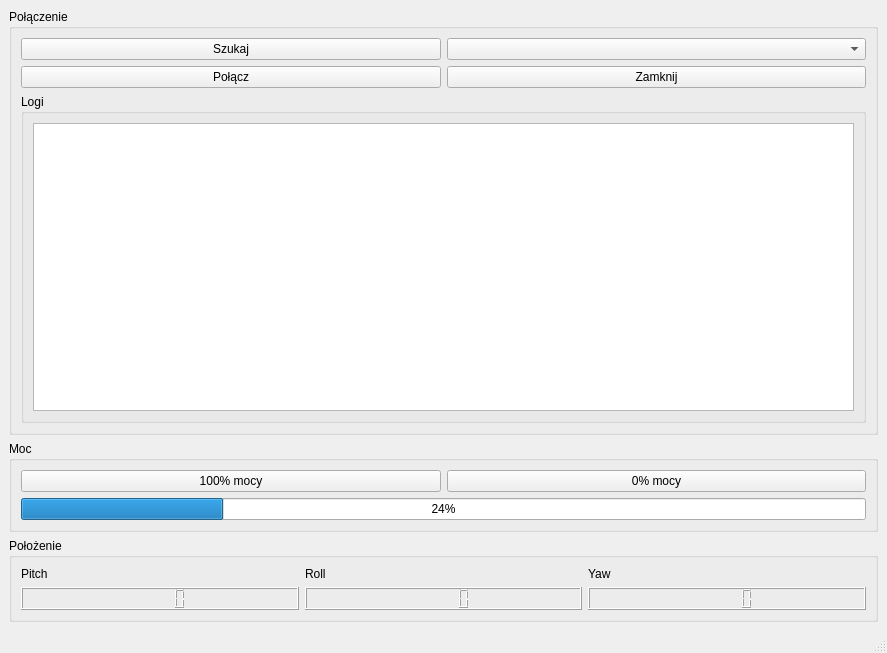
<?xml version="1.0" encoding="UTF-8"?>
<ui version="4.0">
 <class>MainWindow</class>
 <widget class="QMainWindow" name="MainWindow">
  <property name="geometry">
   <rect>
    <x>0</x>
    <y>0</y>
    <width>887</width>
    <height>653</height>
   </rect>
  </property>
  <property name="windowTitle">
   <string>MainWindow</string>
  </property>
  <widget class="QWidget" name="centralwidget">
   <layout class="QGridLayout" name="gridLayout">
    <item row="3" column="0">
     <widget class="QGroupBox" name="groupBox_4">
      <property name="title">
       <string>Położenie</string>
      </property>
      <layout class="QGridLayout" name="gridLayout_7">
       <item row="1" column="2">
        <widget class="QLCDNumber" name="YawDisplay"/>
       </item>
       <item row="1" column="0">
        <widget class="QLCDNumber" name="PitchDisplay">
         <property name="cursor">
          <cursorShape>ArrowCursor</cursorShape>
         </property>
        </widget>
       </item>
       <item row="1" column="1">
        <widget class="QLCDNumber" name="RollDisplay"/>
       </item>
       <item row="0" column="0">
        <widget class="QLabel" name="label">
         <property name="text">
          <string>Pitch</string>
         </property>
        </widget>
       </item>
       <item row="0" column="1">
        <widget class="QLabel" name="label_2">
         <property name="text">
          <string>Roll</string>
         </property>
        </widget>
       </item>
       <item row="0" column="2">
        <widget class="QLabel" name="label_3">
         <property name="text">
          <string>Yaw</string>
         </property>
        </widget>
       </item>
      </layout>
     </widget>
    </item>
    <item row="1" column="0">
     <widget class="QGroupBox" name="groupBox">
      <property name="title">
       <string>Połączenie</string>
      </property>
      <layout class="QGridLayout" name="gridLayout_2">
       <item row="0" column="2" colspan="2">
        <widget class="QComboBox" name="comboBoxDevices"/>
       </item>
       <item row="3" column="0" colspan="4">
        <widget class="QGroupBox" name="groupBox_2">
         <property name="title">
          <string>Logi</string>
         </property>
         <layout class="QGridLayout" name="gridLayout_3">
          <item row="2" column="0">
           <widget class="QTextEdit" name="textEditConsole"/>
          </item>
         </layout>
        </widget>
       </item>
       <item row="2" column="0" colspan="2">
        <widget class="QPushButton" name="pushButtonConnect">
         <property name="text">
          <string>Połącz</string>
         </property>
        </widget>
       </item>
       <item row="0" column="0" colspan="2">
        <widget class="QPushButton" name="pushButtonSerach">
         <property name="text">
          <string>Szukaj</string>
         </property>
        </widget>
       </item>
       <item row="2" column="2" colspan="2">
        <widget class="QPushButton" name="pushButtonClose">
         <property name="text">
          <string>Zamknij</string>
         </property>
        </widget>
       </item>
      </layout>
     </widget>
    </item>
    <item row="2" column="0">
     <widget class="QGroupBox" name="groupBox_3">
      <property name="title">
       <string>Moc</string>
      </property>
      <layout class="QGridLayout" name="gridLayout_4">
       <item row="2" column="1">
        <widget class="QPushButton" name="pushButton_2">
         <property name="text">
          <string>0% mocy</string>
         </property>
        </widget>
       </item>
       <item row="3" column="0" colspan="2">
        <widget class="QProgressBar" name="PowerDisplay">
         <property name="value">
          <number>24</number>
         </property>
        </widget>
       </item>
       <item row="2" column="0">
        <widget class="QPushButton" name="pushButton">
         <property name="text">
          <string>100% mocy</string>
         </property>
        </widget>
       </item>
      </layout>
     </widget>
    </item>
   </layout>
  </widget>
  <widget class="QMenuBar" name="menubar">
   <property name="geometry">
    <rect>
     <x>0</x>
     <y>0</y>
     <width>887</width>
     <height>25</height>
    </rect>
   </property>
  </widget>
  <widget class="QStatusBar" name="statusbar"/>
 </widget>
 <resources/>
 <connections/>
</ui>
